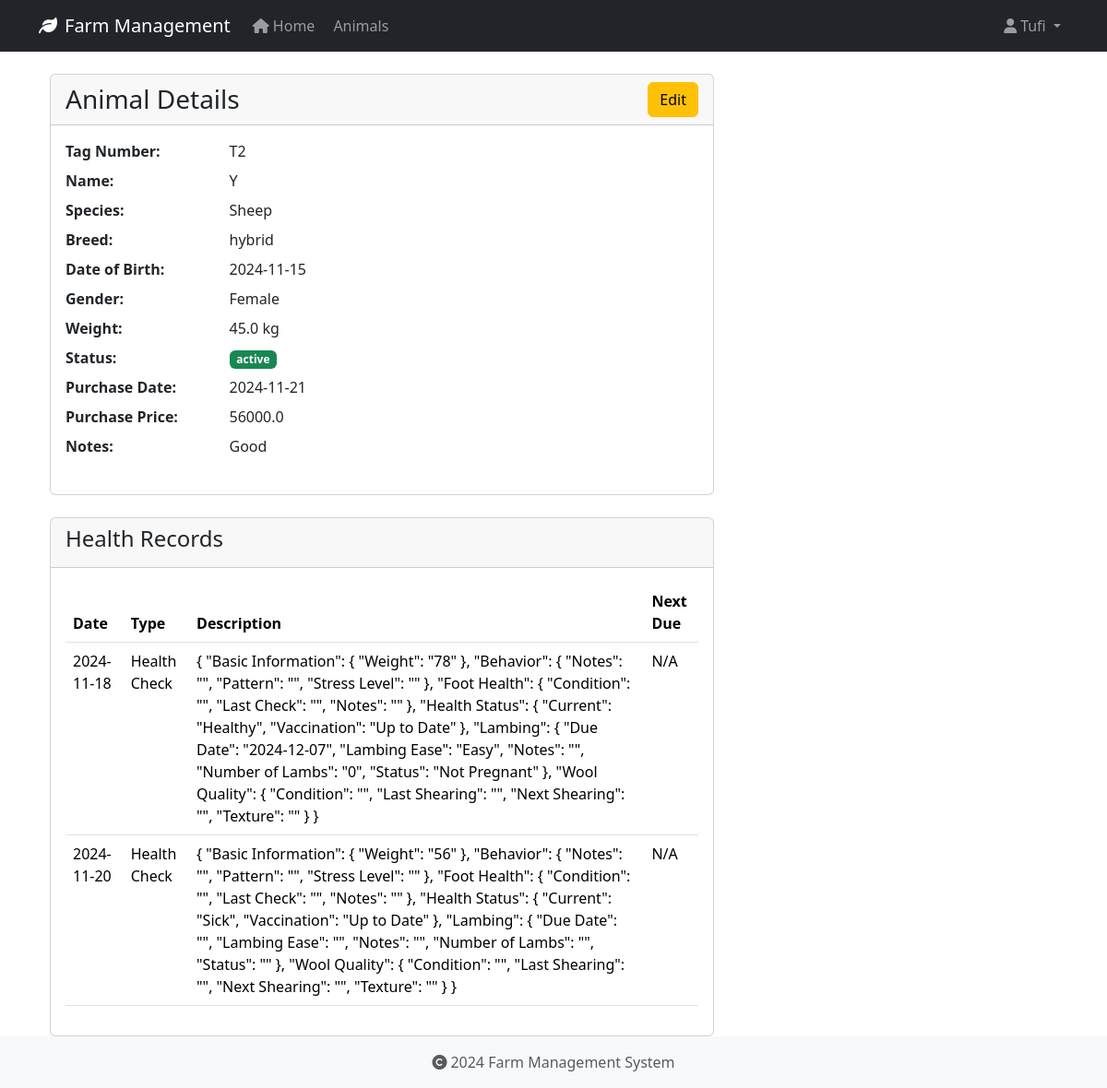
The page /animals/6 (signed in) on the database as committed earlier.
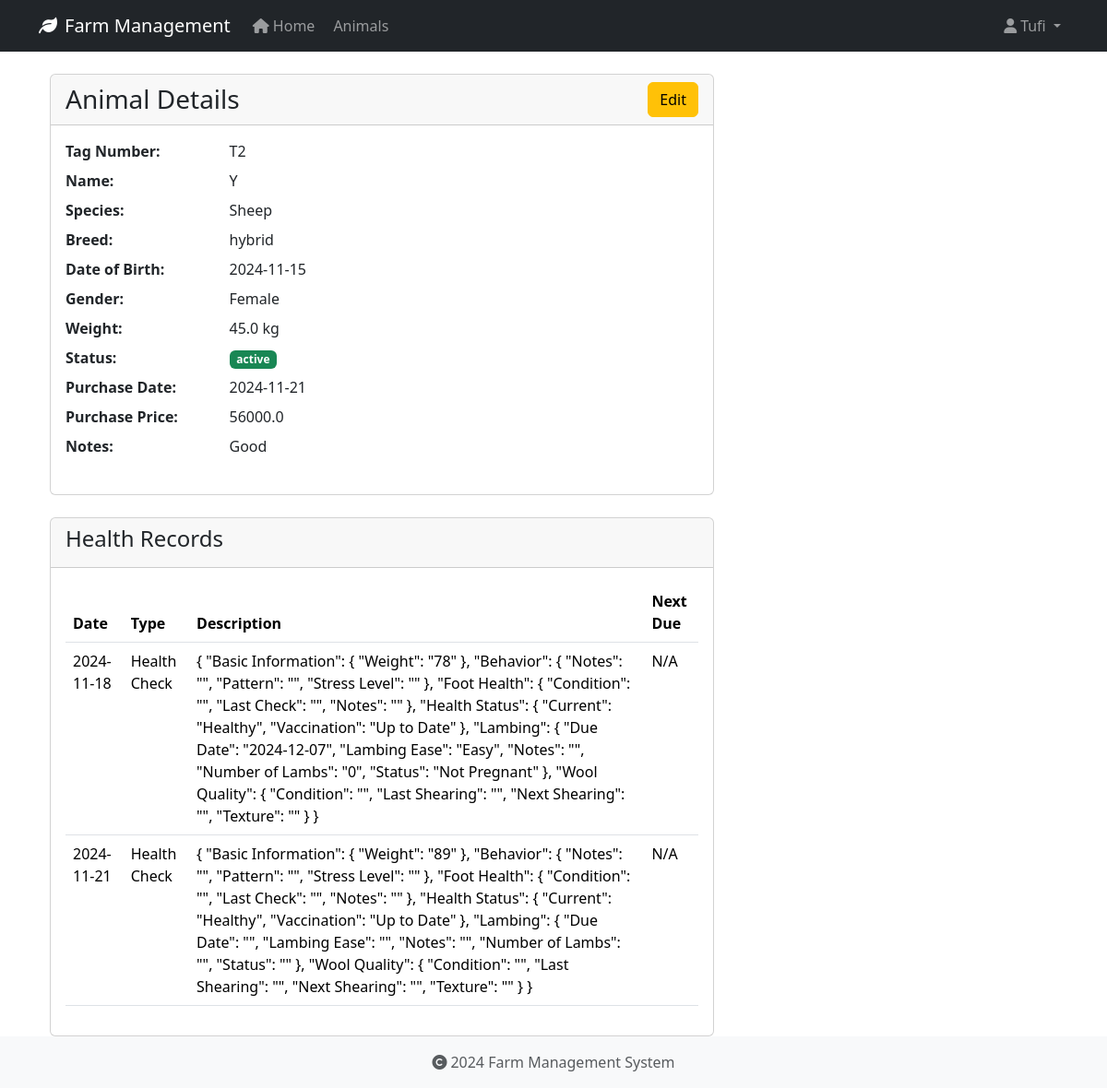
The same page on the database as committed later.
### app/models/user.py (models this page shows, shortened)
class User(UserMixin, db.Model):
    id = db.Column(db.Integer, primary_key=True)
    username = db.Column(db.String(80), unique=True, nullable=False)
    email = db.Column(db.String(120), unique=True, nullable=False)
    password_hash = db.Column(db.String(128))
    role = db.Column(db.String(20), default='user')
    created_at = db.Column(db.DateTime, default=datetime.utcnow)
    last_login = db.Column(db.DateTime)
    is_active = db.Column(db.Boolean, default=True)
    first_name = db.Column(db.String(50))
    last_name = db.Column(db.String(50))
    reset_token = db.Column(db.String(100), unique=True)  # Store password reset token
    reset_token_expiration = db.Column(db.DateTime)       # Store token expiration time

### app/models/animal.py (models this page shows, shortened)
class Animal(db.Model):
    id = db.Column(db.Integer, primary_key=True)
    tag_number = db.Column(db.String(50), unique=True, nullable=False, index=True)
    name = db.Column(db.String(100), nullable=True)  # Explicitly mark as nullable
    species = db.Column(db.String(50), nullable=False, index=True)
    breed = db.Column(db.String(50), nullable=True)
    date_of_birth = db.Column(db.Date, nullable=True)
    gender = db.Column(db.String(20), nullable=True)
    weight = db.Column(db.Float, nullable=True)
    status = db.Column(db.String(20), default='active', nullable=False)
    purchase_date = db.Column(db.Date, nullable=True)
    purchase_price = db.Column(db.Float, nullable=True)
    notes = db.Column(db.Text, nullable=True)
    created_at = db.Column(db.DateTime, default=datetime.utcnow, nullable=False)
    updated_at = db.Column(db.DateTime, default=datetime.utcnow, onupdate=datetime.utcnow, nullable=False)
    wool_type = db.Column(db.String(50), nullable=True)
    last_shearing = db.Column(db.Date, nullable=True)
    fleece_weight = db.Column(db.Float, nullable=True)
    wool_grade = db.Column(db.String(20), nullable=True)
    lambing_status = db.Column(db.String(50), nullable=True)
    lambing_date = db.Column(db.Date, nullable=True)
    milk_production = db.Column(db.Float, nullable=True)
    last_milking = db.Column(db.Date, nullable=True)  # Changed from DateTime to Date
    milk_quality = db.Column(db.String(20), nullable=True)
    calving_status = db.Column(db.String(50), nullable=True)
    calving_date = db.Column(db.Date, nullable=True)
    milk_fat_content = db.Column(db.Float, nullable=True)
    egg_production = db.Column(db.Integer, nullable=True)
    egg_color = db.Column(db.String(20), nullable=True)
    comb_type = db.Column(db.String(20), nullable=True)
    laying_status = db.Column(db.String(20), nullable=True)
    last_laying_date = db.Column(db.Date, nullable=True)
    egg_size = db.Column(db.String(20), nullable=True)
    category = db.Column(db.String(50), nullable=True)
    special_needs = db.Column(db.Text, nullable=True)
    diet_requirements = db.Column(db.Text, nullable=True)
    habitat = db.Column(db.String(100), nullable=True)
    health_records = db.relationship('HealthRecord', backref='animal', lazy=True, cascade='all, delete-orphan')

class HealthRecord(db.Model):
    id = db.Column(db.Integer, primary_key=True)
    animal_id = db.Column(db.Integer, db.ForeignKey('animal.id', ondelete='CASCADE'), nullable=False)
    record_type = db.Column(db.String(50), nullable=False)  # Made nullable=False
    date = db.Column(db.Date, nullable=False)
    description = db.Column(db.Text, nullable=True)
    treatment = db.Column(db.Text, nullable=True)
    cost = db.Column(db.Float, nullable=True)
    next_due_date = db.Column(db.Date, nullable=True)
    created_at = db.Column(db.DateTime, default=datetime.utcnow, nullable=False)
    created_by_id = db.Column(db.Integer, db.ForeignKey('user.id', ondelete='SET NULL'), nullable=True)

### app/routes/animals.py (the view)
@bp.route('/<int:id>')
@login_required
def view(id):
    animal = Animal.query.get_or_404(id)
    return render_template('animals/view.html', animal=animal)

### app/models/user.py (called while the page is built)
@login_manager.user_loader
def load_user(user_id):
    return User.query.get(int(user_id))

### app/templates/animals/view.html (shortened to what this page needs)
{% extends "base.html" %}
{% block content %}
<div class="container">
    <div class="row">
        <div class="col-md-8">
            <div class="card">
                <div class="card-header">
                    <div class="d-flex justify-content-between align-items-center">
                        <h3 class="card-title mb-0">Animal Details</h3>
                        <a href="{{ url_for('animals.edit', id=animal.id) }}" class="btn btn-warning">Edit</a>
                    </div>
                </div>
                <div class="card-body">
                    <dl class="row">
                        <dt class="col-sm-3">Tag Number:</dt>
                        <dd class="col-sm-9">{{ animal.tag_number }}</dd>
                        <dt class="col-sm-3">Name:</dt>
                        <dd class="col-sm-9">{{ animal.name or 'N/A' }}</dd>
                        <dt class="col-sm-3">Species:</dt>
                        <dd class="col-sm-9">{{ animal.species }}</dd>
                        <dt class="col-sm-3">Breed:</dt>
                        <dd class="col-sm-9">{{ animal.breed or 'N/A' }}</dd>
                        <dt class="col-sm-3">Date of Birth:</dt>
                        <dd class="col-sm-9">{{ animal.date_of_birth.strftime('%Y-%m-%d') if animal.date_of_birth else 'N/A' }}</dd>
                        <dt class="col-sm-3">Gender:</dt>
                        <dd class="col-sm-9">{{ animal.gender or 'N/A' }}</dd>
                        <dt class="col-sm-3">Weight:</dt>
                        <dd class="col-sm-9">{{ animal.weight|round(2) if animal.weight else 'N/A' }} kg</dd>
                        <dt class="col-sm-3">Status:</dt>
                        <dd class="col-sm-9">
                            <span class="badge {% if animal.status == 'active' %}bg-success{% else %}bg-secondary{% endif %}">
                                {{ animal.status }}
                            </span>
                        </dd>
                        <dt class="col-sm-3">Purchase Date:</dt>
                        <dd class="col-sm-9">{{ animal.purchase_date.strftime('%Y-%m-%d') if animal.purchase_date else 'N/A' }}</dd>
                        <dt class="col-sm-3">Purchase Price:</dt>
                        <dd class="col-sm-9">{{ animal.purchase_price|round(2) if animal.purchase_price else 'N/A' }}</dd>
                        <dt class="col-sm-3">Notes:</dt>
                        <dd class="col-sm-9">{{ animal.notes or 'N/A' }}</dd>
                    </dl>
                </div>
            </div>
            <div class="card mt-4">
                <div class="card-header">
                    <h4>Health Records</h4>
                </div>
                <div class="card-body">
                    {% if animal.health_records %}
                        <table class="table">
                            <thead>
                                <tr>
                                    <th>Date</th>
                                    <th>Type</th>
                                    <th>Description</th>
                                    <th>Next Due</th>
                                </tr>
                            </thead>
                            <tbody>
                                {% for record in animal.health_records %}
                                <tr>
                                    <td>{{ record.date.strftime('%Y-%m-%d') }}</td>
                                    <td>{{ record.record_type }}</td>
                                    <td>{{ record.description }}</td>
                                    <td>{{ record.next_due_date.strftime('%Y-%m-%d') if record.next_due_date else 'N/A' }}</td>
                                </tr>
                                {% endfor %}
                            </tbody>
                        </table>
                    {% else %}
                        <p>No health records found.</p>
                    {% endif %}
                </div>
            </div>
        </div>
    </div>
</div>
{% endblock %}

### app/templates/base.html (shortened to what this page needs)
<!DOCTYPE html>
<html lang="en">
<head>
    <link rel="stylesheet" href="https://cdn.jsdelivr.net/npm/bootstrap@5.3.2/dist/css/bootstrap.min.css">
    <link rel="stylesheet" href="https://cdnjs.cloudflare.com/ajax/libs/font-awesome/6.0.0/css/all.min.css">
    <link rel="stylesheet" href="{{ url_for('static', filename='css/main.css') }}">
</head>
<body>
    <nav class="navbar navbar-expand-lg navbar-dark bg-dark">
        <div class="container">
            <a class="navbar-brand" href="{{ url_for('main.index') }}">
                <i class="fas fa-leaf me-2"></i>Farm Management
            </a>
            <div class="collapse navbar-collapse" id="navbarNav">
                <ul class="navbar-nav">
                    <li class="nav-item">
                        <a class="nav-link" href="{{ url_for('main.index') }}">
                            <i class="fas fa-home me-1"></i>Home
                        </a>
                    </li>
                    <li class="nav-item">
                        <a class="nav-link" href="{{ url_for('animals.index') }}">
                            Animals
                        </a>
                    </li>
                </ul>
                <ul class="navbar-nav ms-auto">
                    {% if current_user.is_authenticated %}
                        <li class="nav-item dropdown">
                            <a class="nav-link dropdown-toggle" href="#" id="userDropdown" role="button" data-bs-toggle="dropdown">
                                <i class="fas fa-user me-1"></i>{{ current_user.username }}
                            </a>
                        </li>
                    {% endif %}
                </ul>
            </div>
        </div>
    </nav>
    <main class="container mt-4">
        {% block content %}
        {% endblock %}
    </main>
    <footer class="footer mt-auto py-3 bg-light">
        <div class="container text-center">
            <span class="text-muted">
                <i class="fas fa-copyright me-1"></i>2024 Farm Management System
            </span>
        </div>
    </footer>
</body>
</html>

### app/static/css/main.css (style rules this page uses)
body { min-height: 100vh; display: flex; flex-direction: column; }
main { flex: 1 0 auto; }
.footer { flex-shrink: 0; }

Rows that differ between the two databases and show on the page:
changed HealthRecord: date "2024-11-20" → "2024-11-21"; description "…\"Basic Information\": { \"Weight\": \"56\" }, \"Behavior\": { \"Notes\": \"\", \"Pattern\": \"\", \"Stress Level\": \"\" }, \"Foot Health\": { \"Condition\": \"\", \"Last Check\": \"\", \"Notes\": \"\" }, \"Health Status\": { \"Current\": \"Sick\", \"Vaccination\": \"Up to Date\"…" → "…\"Basic Information\": { \"Weight\": \"89\" }, \"Behavior\": { \"Notes\": \"\", \"Pattern\": \"\", \"Stress Level\": \"\" }, \"Foot Health\": { \"Condition\": \"\", \"Last Check\": \"\", \"Notes\": \"\" }, \"Health Status\": { \"Current\": \"Healthy\", \"Vaccination\": \"Up to Date\"…"
